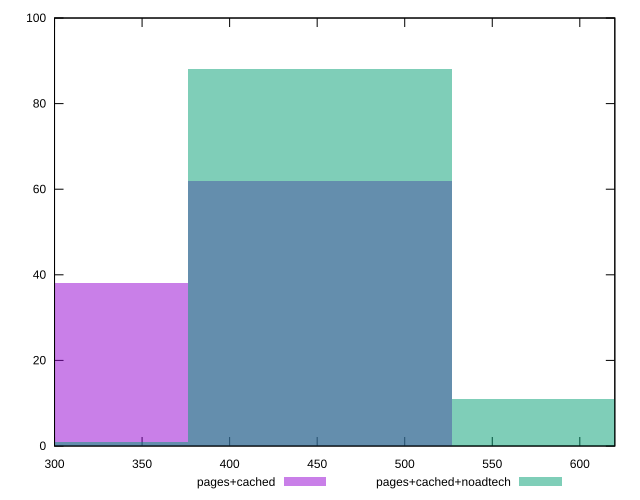

Generate this figure with gnuplot:
reset

$pagesCached <<EOF
301.06518059648613 38
451.5977708947292 62
EOF

$pagesCachedNoadtech <<EOF
602.1303611929723 11
451.5977708947292 88
301.06518059648613 1
EOF

set key outside below
set boxwidth 150.53259029824306
set xrange [300:620]
set yrange [0:100]
set trange [0:100]
set style fill transparent solid 0.5 noborder
set terminal svg size 640, 500 enhanced background rgb 'white'
set output "report_00019_2021-02-10T18-14-37.922Z//uses-webp-images/comparison/histogram/1_vs_2.svg"

plot $pagesCached title "pages+cached" with boxes, \
     $pagesCachedNoadtech title "pages+cached+noadtech" with boxes

reset
